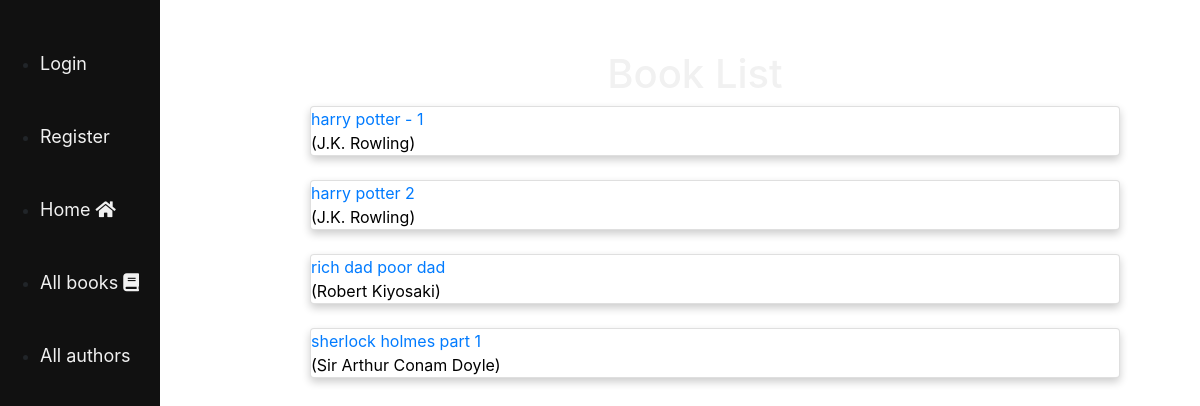
The page /book_list on the database its author committed.
### shelf/models.py (models this page shows, shortened)
class Book(models.Model):
    title = models.CharField(max_length=200)
    author = models.ForeignKey('Author', on_delete=models.SET_NULL, null=True)
    summary = models.TextField(max_length=1000, help_text='Enter a brief description of the book')
    isbn = models.CharField('ISBN', max_length=13,
                            help_text='13 Character <a href="https://www.isbn-international.org/content/what-isbn">ISBN number</a>')
    genre = models.ManyToManyField(Genre, help_text='Select a genre for this book')
    no_of_books=models.IntegerField()
    LOAN_STATUS = (
        ('o', 'On loan'),
        ('a', 'Available'),
    )
    status = models.CharField(
        max_length=1,
        choices=LOAN_STATUS,
        default='a',
    )
    class Meta:
        ordering = ['title']
    def get_absolute_url(self):
        return reverse('book_detail_view', args=[str(self.id)])

class Author(models.Model):
    first_name = models.CharField(max_length=100)
    last_name = models.CharField(max_length=100)
    date_of_birth = models.DateField(null=True, blank=True)
    date_of_death = models.DateField('Died', null=True, blank=True)
    author_id=models.IntegerField()
    class Meta:
        ordering = ['first_name','last_name']
    def __str__(self):
        return f'{self.first_name} {self.last_name}'

### shelf/views.py (the view)
# urls.py: path('book_list', views.book_list_view, name='book_list_view'),
def book_list_view(request):
    book_list = Book.objects.all()
    context = {'book_list': book_list}
    return render(request, 'book_list.html', context=context)

### templates/book_list.html
{% extends "base.html" %}
{% block content %}
  <h1 align="center">Book List</h1>
  {% if book_list %}
  <ul>
    {% for book in book_list %}
      <li class="card">
        <a href="{{ book.get_absolute_url }}">{{ book.title }}</a> ({{book.author}}) <br>
      </li>
    <br>
    {% endfor %}
  </ul>
  {% else %}
    <p>There are no books in the library.</p>
  {% endif %}
{% endblock %}

### static/css/styles.css (style rules this page uses)
.card { box-shadow: 0 4px 8px 0 rgba(0, 0, 0, 0.2); color: black; }
.body { background-image: url('https://encrypted-tbn0.gstatic.com/images?q=tbn%3AANd9GcSBjOv46gKfaXgSa1WCNBQTm8t0v5rIl7EmckLL-ZB0Mm-5B5CD&usqp=CAU'); background-position: center; background-repeat: no-repeat; background-size: cover; }

### rows shown on the page
Book: title "harry potter - 1", author "J.K. Rowling"
Book: title "harry potter 2", author "J.K. Rowling"
Book: title "rich dad poor dad", author "Robert Kiyosaki"
Book: title "sherlock holmes part 1", author "Sir Arthur Conam Doyle"
